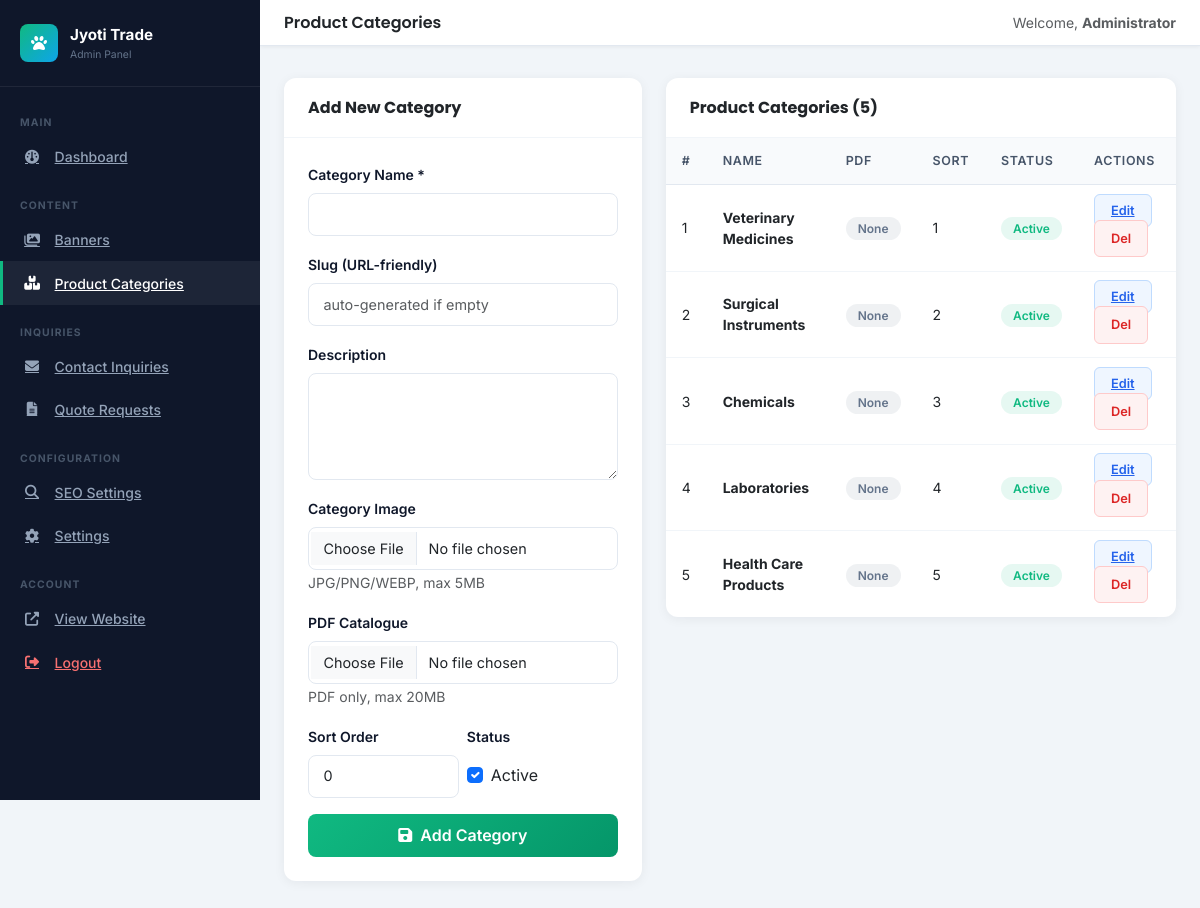
Page /admin/products.php (signed in) on the committed database.
### tables this page shows
CREATE TABLE IF NOT EXISTS `product_categories` (
  `id`           INT UNSIGNED NOT NULL AUTO_INCREMENT,
  `name`         VARCHAR(255) NOT NULL,
  `slug`         VARCHAR(255) NOT NULL UNIQUE,
  `description`  TEXT DEFAULT NULL,
  `image_path`   VARCHAR(500) DEFAULT NULL,
  `pdf_path`     VARCHAR(500) DEFAULT NULL,
  `sort_order`   INT UNSIGNED NOT NULL DEFAULT 0,
  `is_active`    TINYINT(1) NOT NULL DEFAULT 1,
  `created_at`   DATETIME NOT NULL DEFAULT CURRENT_TIMESTAMP,
  `updated_at`   DATETIME NOT NULL DEFAULT CURRENT_TIMESTAMP ON UPDATE CURRENT_TIMESTAMP,
  PRIMARY KEY (`id`),
  KEY `idx_slug` (`slug`),
  KEY `idx_sort_active` (`sort_order`, `is_active`)
);

### config/security.php (called while the page is built, shortened)
<?php
function e(string $val): string {
    return htmlspecialchars($val, ENT_QUOTES | ENT_HTML5, 'UTF-8');
}

### admin/products.php (the view, shortened to what this page needs)
<?php
$db = getDB();
$edit = null;
$categories = $db->query('SELECT * FROM product_categories ORDER BY sort_order ASC')->fetchAll();
include __DIR__ . '/includes/header.php';
?>
<div class="row g-4">
  <div class="col-lg-5">
    <div class="admin-card">
      <div class="admin-card-header">
        <h6 class="mb-0 fw-bold"><?= $edit ? 'Edit Category' : 'Add New Category' ?></h6>
      </div>
      <div class="admin-card-body">
        <form method="post" enctype="multipart/form-data" novalidate>
          <div class="mb-3">
            <label class="form-label">Category Name *</label>
            <input type="text" name="name" class="form-control" required value="<?= e($edit['name'] ?? '') ?>">
          </div>
          <div class="mb-3">
            <label class="form-label">Slug (URL-friendly)</label>
            <input type="text" name="slug" class="form-control" value="<?= e($edit['slug'] ?? '') ?>" placeholder="auto-generated if empty">
          </div>
          <div class="mb-3">
            <label class="form-label">Description</label>
            <textarea name="description" class="form-control" rows="4"><?= e($edit['description'] ?? '') ?></textarea>
          </div>
          <div class="mb-3">
            <label class="form-label">Category Image</label>
            <input type="file" name="image" class="form-control" accept="image/*" data-preview="#imgPreview">
            <small class="text-muted">JPG/PNG/WEBP, max 5MB</small>
          </div>
          <div class="mb-3">
            <label class="form-label">PDF Catalogue</label>
            <input type="file" name="pdf" class="form-control" accept=".pdf,application/pdf">
            <small class="text-muted">PDF only, max 20MB</small>
          </div>
          <div class="row g-2 mb-3">
            <div class="col-6">
              <label class="form-label">Sort Order</label>
              <input type="number" name="sort_order" class="form-control" value="<?= $edit['sort_order'] ?? 0 ?>" min="0">
            </div>
            <div class="col-6">
              <label class="form-label">Status</label>
              <div class="form-check mt-2">
                <input class="form-check-input" type="checkbox" name="is_active" id="isActive" <?= (!$edit || $edit['is_active']) ? 'checked' : '' ?>>
                <label class="form-check-label" for="isActive">Active</label>
              </div>
            </div>
          </div>
          <button type="submit" class="btn-primary-admin w-100">
            <i class="fas fa-save me-2"></i><?= $edit ? 'Update Category' : 'Add Category' ?>
          </button>
        </form>
      </div>
    </div>
  </div>
  <div class="col-lg-7">
    <div class="admin-card">
      <div class="admin-card-header">
        <h6 class="mb-0 fw-bold">Product Categories (<?= count($categories) ?>)</h6>
      </div>
      <div class="admin-card-body p-0">
        <table class="admin-table w-100">
          <thead><tr><th>#</th><th>Name</th><th>PDF</th><th>Sort</th><th>Status</th><th>Actions</th></tr></thead>
          <tbody>
            <?php if (empty($categories)): ?>
            <tr><td colspan="6" class="text-center text-muted py-4">No categories found.</td></tr>
            <?php else: foreach ($categories as $cat): ?>
            <tr>
              <td><?= $cat['id'] ?></td>
              <td>
                <strong><?= e($cat['name']) ?></strong>
              </td>
              <td><?= $cat['pdf_path'] ? '<span class="badge-active"><i class="fas fa-check"></i></span>' : '<span class="badge-inactive">None</span>' ?></td>
              <td><?= $cat['sort_order'] ?></td>
              <td><?= $cat['is_active'] ? '<span class="badge-active">Active</span>' : '<span class="badge-inactive">Inactive</span>' ?></td>
              <td>
                <a href="?edit=<?= $cat['id'] ?>" class="btn-edit-admin me-1">Edit</a>
                <form method="post" class="d-inline">
                  <button type="submit" class="btn-danger-admin btn-delete-confirm">Del</button>
                </form>
              </td>
            </tr>
            <?php endforeach; endif; ?>
          </tbody>
        </table>
      </div>
    </div>
  </div>
</div>
<?php include __DIR__ . '/includes/footer.php'; ?>

### admin/assets/css/admin.css (style rules this page uses)
:root { --primary:#0F172A;--secondary:#10B981;--accent:#0EA5E9; --sidebar-w:260px; }
body { font-family:'Inter',sans-serif; background:#F1F5F9; }
h1,h2,h3,h4,h5,h6 { font-family:'Poppins',sans-serif; }
.admin-card { background:#fff; border-radius:12px; box-shadow:0 2px 12px rgba(15,23,42,.06); }
.admin-card-header { padding:1.25rem 1.5rem; border-bottom:1px solid #F1F5F9; display:flex; align-items:center; justify-content:space-between; }
.admin-card-body { padding:1.5rem; }
.admin-table { width:100%; font-size:.875rem; }
.admin-table th { background:#F8FAFC; color:#475569; font-weight:600; font-size:.78rem; text-transform:uppercase; letter-spacing:.05em; padding:.85rem 1rem; border-bottom:1px solid #E2E8F0; }
.admin-table td { padding:.85rem 1rem; border-bottom:1px solid #F1F5F9; vertical-align:middle; }
.admin-table tr:last-child td { border-bottom:none; }
.badge-active { background:rgba(16,185,129,.1); color:var(--secondary); padding:.25rem .75rem; border-radius:20px; font-size:.75rem; font-weight:600; }
.badge-inactive { background:rgba(100,116,139,.1); color:#64748B; padding:.25rem .75rem; border-radius:20px; font-size:.75rem; font-weight:600; }
.form-label { font-weight:600; font-size:.875rem; color:var(--primary); }
.form-control, .form-select { border:1.5px solid #E2E8F0; border-radius:8px; font-size:.9rem; padding:.6rem .9rem; }
.btn-primary-admin { background:linear-gradient(135deg,var(--secondary),#059669); color:#fff; border:none; padding:.6rem 1.5rem; border-radius:8px; font-weight:600; transition:all .25s; }
.btn-danger-admin { background:#FEF2F2; color:#DC2626; border:1px solid #FECACA; padding:.5rem 1rem; border-radius:6px; font-size:.8rem; font-weight:600; }
.btn-edit-admin { background:#EFF6FF; color:#2563EB; border:1px solid #BFDBFE; padding:.5rem 1rem; border-radius:6px; font-size:.8rem; font-weight:600; }

### rows in the picture
product_categories: id "1", name "Veterinary Medicines", shows "None", sort_order "1", is_active "Active"
product_categories: id "2", name "Surgical Instruments", shows "None", sort_order "2", is_active "Active"
product_categories: id "3", name "Chemicals", shows "None", sort_order "3", is_active "Active"
product_categories: id "4", name "Laboratories", shows "None", sort_order "4", is_active "Active"
product_categories: id "5", name "Health Care Products", shows "None", sort_order "5", is_active "Active"

### other values in the picture
$adminPageTitle "Product Categories"
adminUser()['full_name'] "Administrator"
count($categories) "5"
